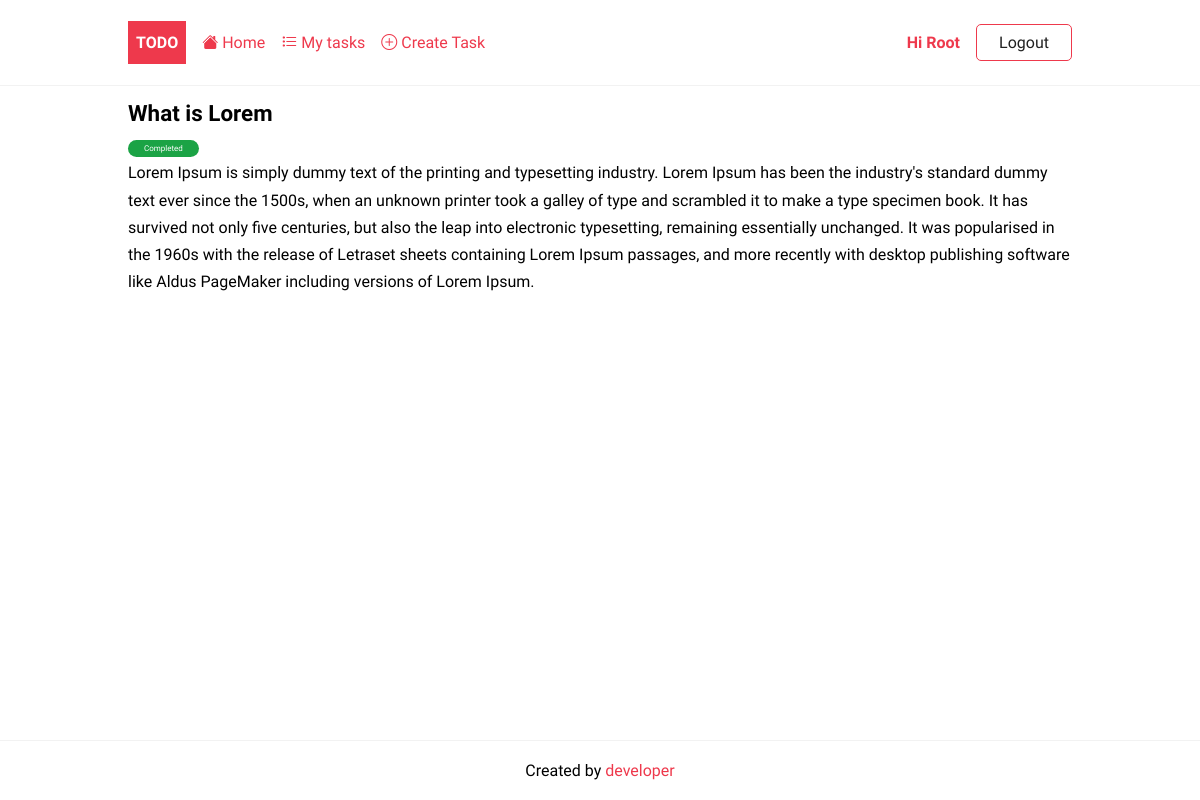
Screenshot of /task/12/ (signed in) with the database file from the repository.
### todo/models.py (models this page shows, shortened)
class Task(models.Model):
    title = models.CharField(max_length=255)
    description = models.TextField(null=True, blank=True)
    completed = models.BooleanField(default=False)
    created_at = models.DateField(auto_now_add=True)
    user = models.ForeignKey(User, on_delete=models.CASCADE, null=True, blank=True)
    class Meta:
        ordering = ['completed']

### todo/views.py (the view)
# urls.py: path('task/<int:pk>/', TaskDetail.as_view(), name='task'),
class TaskDetail(LoginRequiredMixin, DetailView):
    model = Task
    template_name = 'todo/task_detail.html'
    context_object_name = 'task'
    def get_queryset(self):
        base_qs = super(TaskDetail,self).get_queryset()
        return base_qs.filter(user = self.request.user)

### todo/templates/todo/task_detail.html
{% extends "base.html" %}
{% block content %}
<article class="task">
    <header>
        <h2>{{ task.title }}</h2>
        <span class="badge {% if task.completed%} badge-completed {% else %} badge-pending {% endif %}">
            {% if task.completed%} Completed {% else %} Pending {% endif %}
        </span>
    </header>
    <p>{{ task.description }}</p>
</article>
{% endblock content %}

### templates/base.html (shortened to what this page needs)
{% load static %}
<!DOCTYPE html>
<html lang="en">
<head>
    <link rel="stylesheet" href="{% static 'css/style.css'%}">
</head>
<body>
    <header class="header">
        <div class="container">
            <a href="{% url 'home'%}" class="logo">Todo</a>
            <nav class="nav">
                <a href="{% url 'home'%}">
                    <i class="bi bi-house-fill"></i>
                    Home</a>
                {% if request.user.is_authenticated %}
                <a href="{% url 'tasks'%}">
                    <i class="bi bi-list-task"></i>
                    My tasks</a>
                <a href="{% url 'task-create'%}">
                    <i class="bi bi-plus-circle"></i>
                    Create Task</a>
                <a href="{% url 'profile' %}">Hi {{request.user| title }}</a>
                <form action="{% url 'logout' %}" method="post">
                    <input type="submit" class="btn btn-outline" value="Logout">
                </form>
                {% else %}
                <a href="{% url 'login' %}" class="btn bnt-outline">Login</a>
                <a href="{% url 'register' %}">Join Now!</a>
                {% endif %}
            </nav>
        </div>
    </header>
    <main>
        <div class="container">
            {% block content %}
            {% endblock content %}
        </div>
    </main>
    <footer class="footer">
        <div class="container">
            <p>Created by <a href="">developer</a></p>
        </div>
    </footer>
</body>
</html>

### static/css/style.css (style rules this page uses)
:root { --color-primary: #ee394c; --color-secondary: #86b7fe; --color-light: #f2f2f2; --color-gray: #ced4da; --color-dark: #212121; --color-white: #ffffff; --color-error: #e2442f; --color-warning: #ffc900; --color-info: #02a2b9; --color-success: #1ba345; --color-input: #00d1b2; --border-radius: 5px; }
* { margin: 0; padding: 0; box-sizing: border-box; text-rendering: optimizeLegibility; }
html, body { height: 100%; }
input, button, textarea { font: inherit; }
body { font-family: 'Dosis', sans-serif; font-size: 1rem; line-height: 1.7; display: flex; flex-direction: column; }
h2 { font-size: 1.4rem; }
a { color: var(--color-primary); text-decoration: none; }
.container { max-width: 960px; margin: 0 auto; padding: 0.5rem; }
.header { border-bottom: solid 1px var(--color-light); }
.header .container { display: flex; align-items: center; gap:1rem; }
.nav { display:flex; gap:1rem; align-items: center; justify-content: center; flex-basis: 100%; }
.nav a:nth-last-child(2) { margin-left: auto; font-weight: bold; }
.logo { padding: 0.5rem; background-color: var(--color-primary); text-decoration: none; color: var(--color-white); font-weight: bold; text-transform: uppercase; }
form > * { display: block; margin-bottom: 0.5rem; }
form > input[type='submit'], form > button { margin: 1rem 0; }
.task { margin-bottom: auto; }
.badge { font-size: 0.5rem; padding: 0.25rem 1rem; color: var(--color-white); border-radius: 2rem; align-self: flex-start; }
.badge-completed { background-color: var(--color-success); }
.footer p { text-align: center; }
.footer { margin-top: auto; padding: 0.5rem 0; border-top: solid 1px var(--color-light); }
.btn { padding: 0.25rem 0.75rem; border-radius: var(--border-radius); background-color: var(--color-white); border: solid 1px var(--color-white); color: var(--color-dark); cursor: pointer; text-decoration: none; font-size: 1rem; min-width: 6rem; text-align: center; }
.btn-outline { border: solid 1px var(--color-primary); }

### rows the page displays
Task: title "What is Lorem", description "Lorem Ipsum is simply dummy text of the printing and typesetting industry. Lorem Ipsum has been the industry's standard dummy text ever since the 1500s, when an unknown printer took a galley of type and scrambled it to make a type specimen book. It has survived not only five centuries, but also the leap into electronic typesetting, remaining essentially unchanged. It was popularised in the 1960s with the release of Letraset sheets containing Lorem Ipsum passages, and more recently with desktop publishing software like Aldus PageMaker including versions of Lorem Ipsum."

### other values shown
{{ request.user| title }} "Root"
